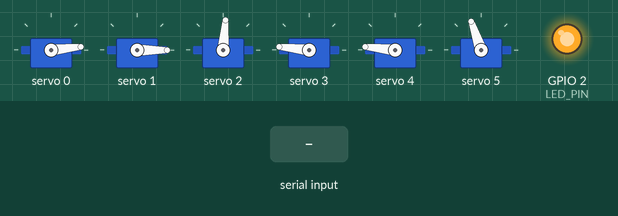
Recording of a sketch running on a simulated ESP32. On the bench: 6 × servo, output pins drawn as LEDs (lit = HIGH). Inputs (shaded band) come from the test bench. What the sketch prints to the serial monitor is not drawn.

Above: at 1.2 s.
1.3 s: "1\n" received over Serial
At 2.1 s:
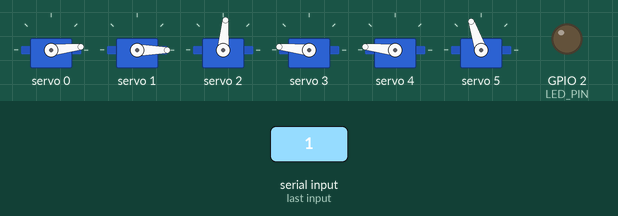
Timing chart, 0 to 4.3 s (numbered marks = the images above; inputs shaded):
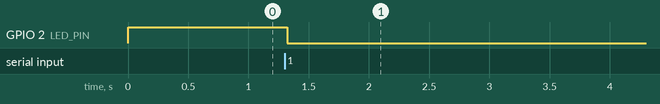

Measured:
- after the input at 1.3 s, GPIO 2 (LED_PIN): HIGH → LOW at once

The sketch:

arm.ino
```cpp
#include <Wire.h>
#include <ArduinoJson.h>
#include <Adafruit_PWMServoDriver.h>

DynamicJsonDocument doc(1024);
DynamicJsonDocument responseDoc(1024);

Adafruit_PWMServoDriver board1 = Adafruit_PWMServoDriver(0x40);
#define SERVOMIN 125
#define SERVOMAX 575

const int LED_PIN = 2;
const int OE_PIN = 16;

int step = 3, pre_OE = 1, cur_OE = 1, s = 0;
int autoM = 0, busy = 0;
char l[20]; // Changed l to an array of characters
float switch1Smoothed, switch1Prev, a6;
float smoothingFactor = 0.001, complementFactor = 0.999;

int maxV = 90, minV = 30;
int angle_default = 180;
int angle_grip = 110;

// a1, a2, a3, a4, a5, a6
int angles_Current[6] =    {10, 0, 90, 180, 180, 114}; // Initial angles
int angles_Default[6] =    {10, 0, 90, 180, 180, 114};  // Default angles
int angles_Grip[6] =       {10, 90, 90, 160, 92, 114};   // Grip angles
int angles_Gripping[6] =   {80, 90, 90, 160, 92, 114}; // gripping
int angles_After_Grip[6] = {80, 40, 90, 180, 135, 114}; // after grip angles
int angles_Handups[6] =    { 4, 70, 90,  40, 130, 110}; // hand ups

int aa[6] = {0, 0, 0, 0, 0, 0};
int aaa[6] = {0, 0, 0, 0, 0, 0};
// a1, a2, a3, a4, a5, a6.
int angleMins[] = {5, 10, 89, 90, 80, 0};
int angleMaxs[] = {80, 90, 90, 180, 180, 180};

int smoothMove(int currAngle, int targetAngle) {
  switch1Smoothed = (s * smoothingFactor) + (switch1Prev * complementFactor);
  switch1Prev = switch1Smoothed;
  int a = map(switch1Smoothed, 0, 100, currAngle, targetAngle);
  return a;
}

bool anyAngleDiffExceedsThreshold(int currAngles[], int targetAngles[], int threshold) {
  for (int i = 0; i < 6; i++) {
    if (abs(currAngles[i] - targetAngles[i]) >= threshold) {
      return true;
    }
  }
  return false;
}

void jsonPrint(int angles[]) {
    responseDoc["OE"] = cur_OE;
    responseDoc["autoM"] = autoM;
    for (int i = 0; i < 6; i++) {
      responseDoc["a" + String(i + 1)] = angles[i];
    }
    String jsonResponse;
    serializeJson(responseDoc, jsonResponse);
    Serial.println(jsonResponse);
}
void printAngles(const char *label, int angles[]) {
  Serial.print(label);
  for (int i = 0; i < 6; i++) {
    Serial.print(" a");
    Serial.print(i + 1);
    Serial.print(":");
    Serial.print(angles[i]);
    Serial.print(" ");
  }
  Serial.print(switch1Smoothed);
  Serial.print(" ");
  Serial.print(switch1Prev);
  Serial.println();
}
int angleToPulse(int ang){
   int pulse = map(ang,0, 180, SERVOMIN,SERVOMAX);// map angle of 0 to 180 to Servo min and Servo max
   return pulse;
}
void boardControl(int angles_Current[]){
    for (int i = 0; i < 6; i++) {
    board1.setPWM(i, 0, angleToPulse(angles_Current[i]));
  }
    // board1.setPWM(0, 0, angleToPulse(angles_Current[0]));
    // board1.setPWM(1, 0, angleToPulse(angles_Current[1]));
    // board1.setPWM(2, 0, angleToPulse(angles_Current[2]));
    // board1.setPWM(4, 0, angleToPulse(angles_Current[4]));
    // board1.setPWM(5, 0, angleToPulse(angles_Current[5]));
    // board1.setPWM(7, 0, angleToPulse(angles_Current[3]));
}

void setup() {
  Serial.begin(115200);
  pinMode(LED_PIN, OUTPUT);
  pinMode(OE_PIN, OUTPUT);
  digitalWrite(OE_PIN, LOW);
  board1.begin();
  board1.setPWMFreq(60);
  digitalWrite(LED_PIN, HIGH);
}

void loop() {
  if (Serial.available() > 0) {
    String jsonData = Serial.readStringUntil('\n');
    DeserializationError error = deserializeJson(doc, jsonData);
    if (error) {
      Serial.println("Error parsing JSON");
      return;
    }

    cur_OE = doc["OE"];
    autoM = doc["autoM"];
    if (cur_OE != pre_OE) {
      pre_OE = cur_OE;
      digitalWrite(LED_PIN, cur_OE);
    }

    if (cur_OE == 0 && angles_Current[0] >= angleMins[0] && angles_Current[0] <= angleMaxs[0])  // arm1
    {
      int R2_a1 = doc["R2_a1"];
      angles_Current[0] = constrain(angles_Current[0] - (R2_a1 * step), angleMins[0], angleMaxs[0]);
    }
    if (cur_OE == 0 && angles_Current[1] >= angleMins[1] && angles_Current[1] <= angleMaxs[1])  // arm2
    {
      int L2_a2 = doc["L2_a2"];
      angles_Current[1] = constrain(angles_Current[1] + (L2_a2 * step), angleMins[1], angleMaxs[1]);
    }
    if (cur_OE == 0 && angles_Current[2] >= angleMins[2] && angles_Current[2] <= angleMaxs[2])  // arm3
    {
      int L1_a3 = doc["L1_a3"];
      angles_Current[2] = constrain(angles_Current[2] - (L1_a3 * step), angleMins[2], angleMaxs[2]);
    }
    if (cur_OE == 0 && angles_Current[3] >= angleMins[3] && angles_Current[3] <= angleMaxs[3])  // arm4
    {
      int R1_a4 = doc["R1_a4"];
      angles_Current[3] = constrain(angles_Current[3] - (R1_a4 * step), angleMins[3], angleMaxs[3]);
    }
    if (cur_OE == 0 && angles_Current[4] >= angleMins[4] && angles_Current[4] <= angleMaxs[4])  // arm5
    {
      int L2_a5 = doc["L2_a5"];
      angles_Current[4] = constrain(angles_Current[4] - (L2_a5 * step), angleMins[4], angleMaxs[4]);
    }
    if (cur_OE == 0 && angles_Current[5] >= angleMins[5] && angles_Current[5] <= angleMaxs[5])  // arm6
    {
      int L1_a6 = doc["L1_a6"];
      angles_Current[5] = constrain(angles_Current[5] + (L1_a6 * step), angleMins[5], angleMaxs[5]);
    }

    // jsonPrint((cur_OE == 0) ? angles_Current : aaa);
    jsonPrint(angles_Current);
  }

  if (cur_OE == 1 && busy == 0) {
    int *targetAngles;
    if (autoM == 0) {
      targetAngles = angles_Default;
      strcpy(l, "finished Default");
    } else if (autoM == 1) {
      targetAngles = angles_Grip;
      strcpy(l, "finish Grip");
    } else if (autoM == 2){
      targetAngles = angles_Gripping;
      strcpy(l, "finish Gripping");
    }
     else if (autoM == 3){
      targetAngles = angles_After_Grip;
      strcpy(l, "finish After Grip");
    } else {
      return;
    }
    // Serial.println("im in");
    s = 100, busy = 1;
    // if targetAngles == De
    while (anyAngleDiffExceedsThreshold(angles_Current, targetAngles, 3)) {
      for (int i = 0; i < 6; i++) {
        angles_Current[i] = smoothMove(angles_Current[i], targetAngles[i]);
      }
  //         for (int i = 0; i < 6; i++) {
  //   board1.setPWM(i, 0, angleToPulse(angles_Current[i]));
  // }
      boardControl(angles_Current);
      // jsonPrint(angles_Current);
      delay(20);
    }
    // if (targetAngles = angles_Grip){
    //   angles_Current[0] = smoothMove(110, 180);
    // }
    s = 0, busy = 0, switch1Smoothed = 0, switch1Prev = 0;
    memcpy(angles_Current, targetAngles, sizeof(angles_Current));  // angles_Current[6] = aa[6];
  }
  //   for (int i = 0; i < 6; i++) {
  //   board1.setPWM(i, 0, angleToPulse(angles_Current[i]));
  // }
  boardControl(angles_Current);
  printAngles("ei", angles_Current);
  delay(20);
}
```
